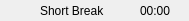
<?xml version="1.0" encoding="UTF-8"?>
<ui version="4.0">
 <class>Floating</class>
 <widget class="QWidget" name="Floating">
  <property name="geometry">
   <rect>
    <x>0</x>
    <y>0</y>
    <width>189</width>
    <height>21</height>
   </rect>
  </property>
  <property name="windowTitle">
   <string>Form</string>
  </property>
  <widget class="QLabel" name="lbImage">
   <property name="geometry">
    <rect>
     <x>10</x>
     <y>0</y>
     <width>21</width>
     <height>21</height>
    </rect>
   </property>
   <property name="text">
    <string/>
   </property>
   <property name="pixmap">
    <pixmap resource="../../resources/images.qrc">:/images/tomatoi.png</pixmap>
   </property>
  </widget>
  <widget class="QLabel" name="lbEvent">
   <property name="geometry">
    <rect>
     <x>40</x>
     <y>0</y>
     <width>91</width>
     <height>21</height>
    </rect>
   </property>
   <property name="text">
    <string>Short Break</string>
   </property>
  </widget>
  <widget class="QLabel" name="lbTime">
   <property name="geometry">
    <rect>
     <x>140</x>
     <y>0</y>
     <width>41</width>
     <height>21</height>
    </rect>
   </property>
   <property name="text">
    <string>00:00</string>
   </property>
  </widget>
 </widget>
 <resources>
  <include location="../../resources/images.qrc"/>
 </resources>
 <connections/>
</ui>
